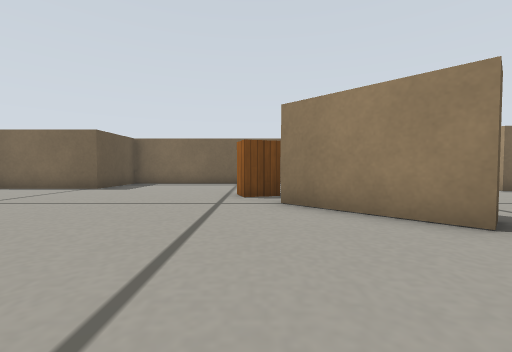
[1] (above)

21 first-person views from a walk through a world built for the Gazebo simulator. The camera is 0.15 m above the floor, tilts 2° down and sees 90° across. The floor is counted in squares, 0.2 m on a side. Each view is taken from the middle of a square. On the plan, view 1 faces up. The plan holds only what a view shows up to about 9 squares ahead; the rest is blank. Simple patterns stand in for the simulator's built-in surfaces.

[2]
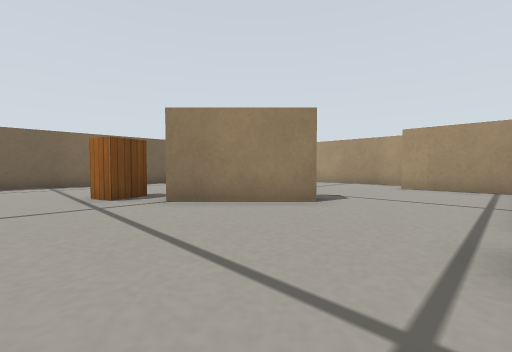

[3]
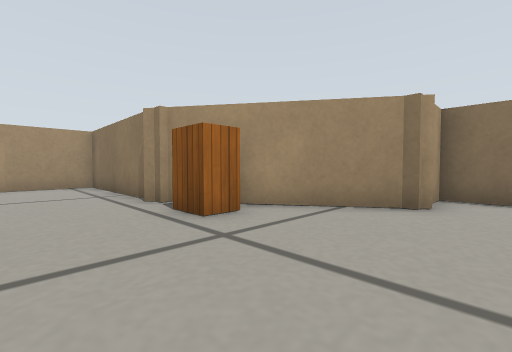

[4]
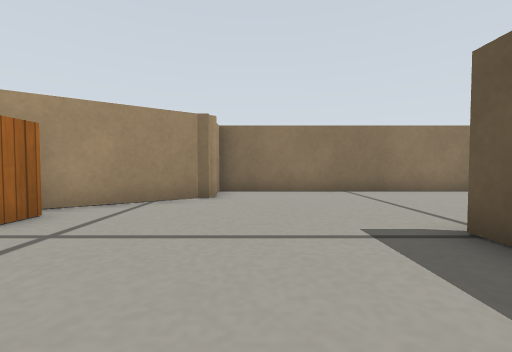

[5]
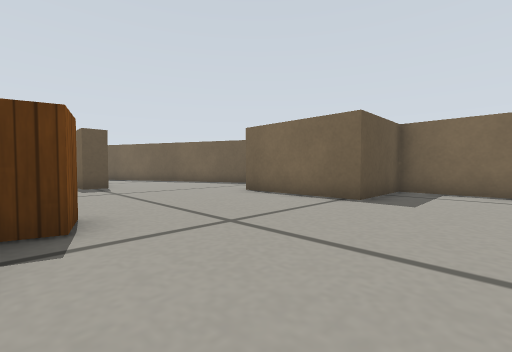

[6]
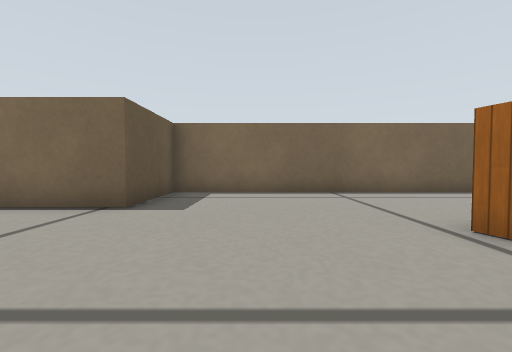

[7]
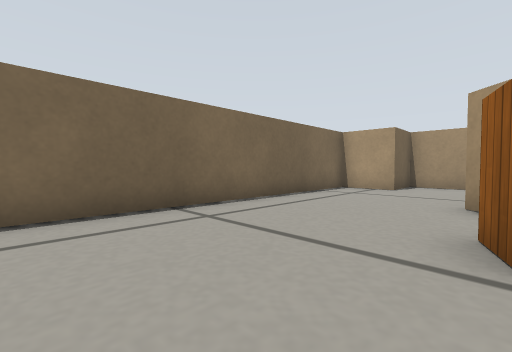

[8]
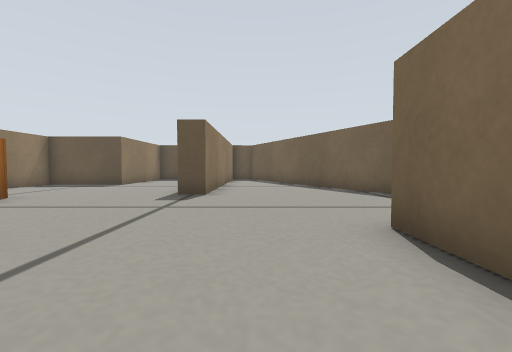

[9]
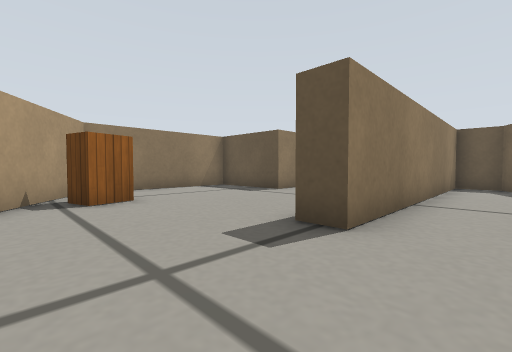

[10]
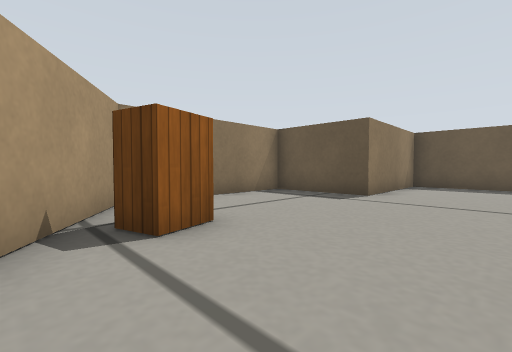

[11]
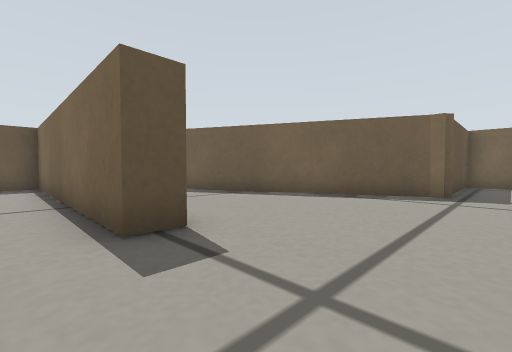

[12]
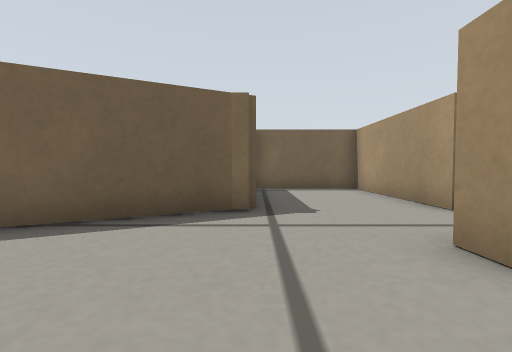

[13]
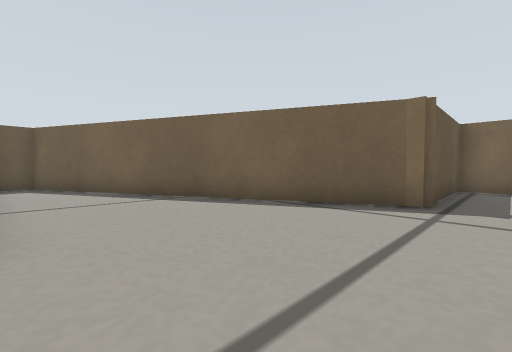

[14]
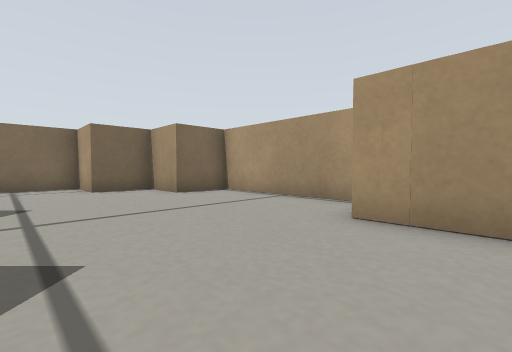

[15]
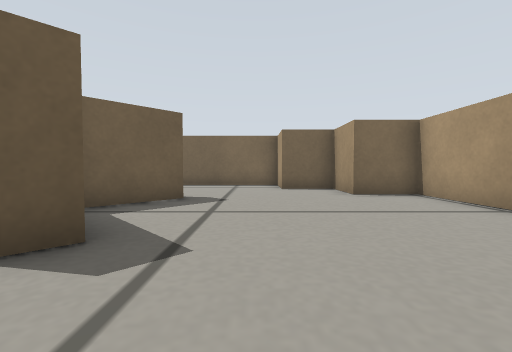

[16]
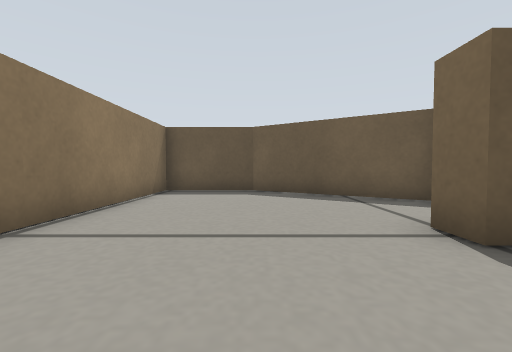

[17]
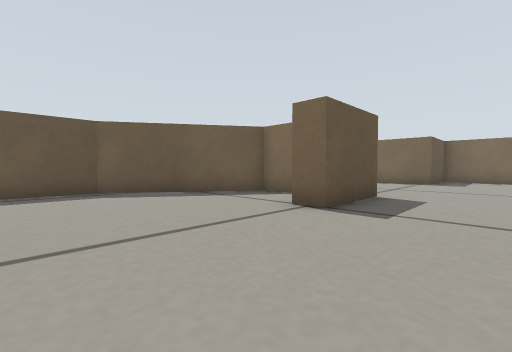

[18]
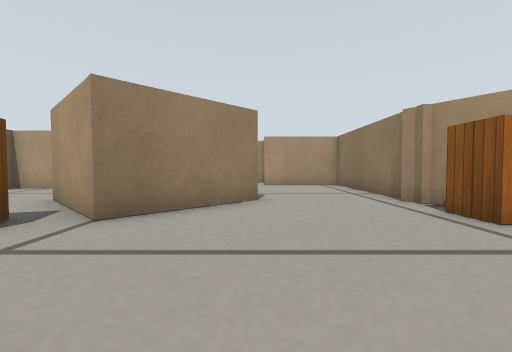

[19]
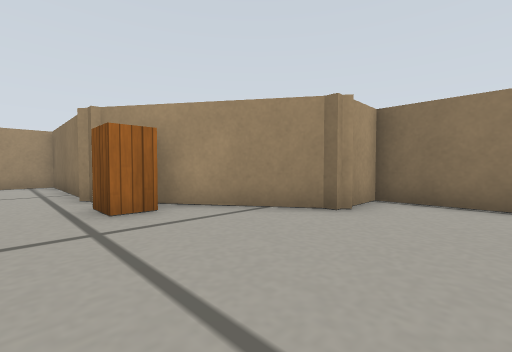

[20]
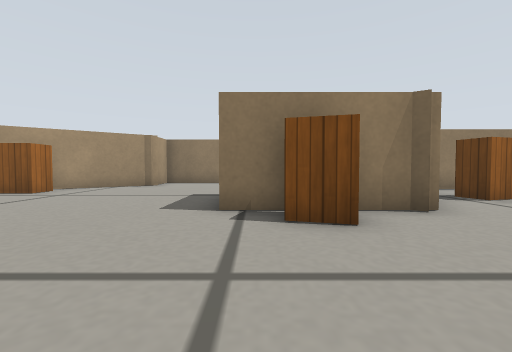

[21]
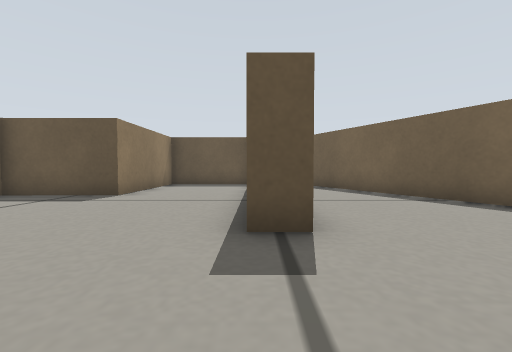

### Floor plan
Points are (right, up) in squares from view 1. A wall is a line through its corners. A room is listed if a view was taken in it or the views show most of it. See-through windows are left out.
Room 1 (views 1, 2, 3, 4, 5, 6, 7, 8, 9, 10, 11, 12, 13, 14, 15, 16, 17, 18, 19, 20, 21)
walls: (-7.4, 3.8) (-6.4, 3.5) (-6.6, 2.9); (-7.4, 1.9) (-8.5, 1.9) (-11.1, -2.1) (-11.1, -4.8) (-1.9, -4.8) (-1.9, -3.1) (-1.5, -3.1); (-9, 2.9) (-8.5, 2.6); (-9.3, 2.6) (-5.4, 2.6) (-5.4, 0.1) (-6.1, 0.1); (0.7, 6.5) (-0.3, 6.2) (-0.5, 6.9) (0.4, 7.2); (-7.6, 11.4) (-7.6, 15.6) (-11.1, 15.6) (-11.1, 11.4) (-11.5, 11.4); (0.3, -1) (0.3, -0.2) (1.2, -0.2); (-12.1, 1.1) (-11.2, 1.4) (-11, 0.6); (3.4, 3.6) (2.8, 3) (0.5, 5.2) (2.8, 7.6); (3.4, 7.1) (1.9, 5.6); (-2.1, -3.4) (2.7, -0.2); (-11.1, 11.5) (-20.9, 6.8) (-20.9, 5.7) (-12.9, 5.7) (-12.9, 4.9) (-20.9, 4.9) (-20.9, 2.1); (-11.5, -1.4) (-10, 1.1); (2.9, -0.4) (7.7, -0.4) (7.6, 2.7); (9.4, 3.4) (9.4, 7.9) (7.5, 7.9) (7.5, 9.6) (5.9, 9.6) (5.9, 11.4) (-5.4, 11.4) (-5.4, 8.7) (-9.1, 8.7) (-9.1, 9.5); (-20.2, 1.4) (-16.7, 1.4) (-16.6, -1.6) (-12.1, -1.6)

Where each view was taken, in squares from view 1:
view 1: 0 up, 0 right, facing up
view 2: 0 up, 2 left, facing up-right
view 3: 2 up, 3 left, facing down-right
view 4: 3 up, 3 left, facing down
view 5: 3 up, 3 left, facing up-left
view 6: 4 up, 3 left, facing up
view 7: 7 up, 3 left, facing up-right
view 8: 7 up, 6 left, facing left
view 9: 7 up, 10 left, facing down-left
view 10: 4 up, 10 left, facing down-left
view 11: 4 up, 10 left, facing up-left
view 12: 7 up, 11 left, facing up
view 13: 6 up, 10 left, facing up-left
view 14: 1 up, 4 right, facing up-right
view 15: 1 up, 5 right, facing up
view 16: 2 down, 3 left, facing left
view 17: 4 down, 3 left, facing up-left
view 18: 3 up, 3 left, facing right
view 19: 1 up, 4 left, facing down-right
view 20: 7 up, 6 left, facing down
view 21: 5 up, 10 left, facing left
